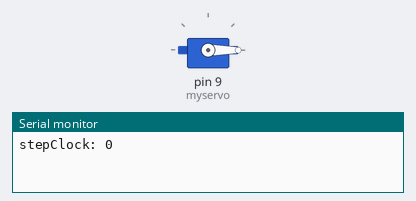
The sketch below on a simulated Arduino Uno, built with avr-gcc and run on an emulated ATmega328P. On the bench: servo, the last lines printed to the serial monitor.

Above: at 0.05 s.
At 9.55 s:
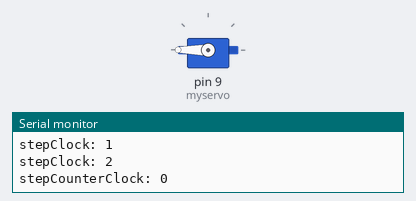
At 19.05 s:
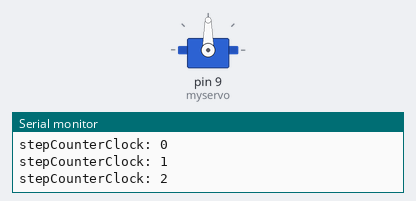
Timing chart, 0 to 24.8 s (numbered marks = the images above):
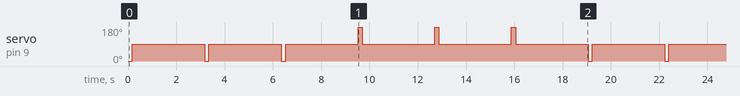

The sketch:

watchdog_continuous_servo.ino
```cpp
#include <Servo.h>

#define TURN_TIME 175

Servo myservo;
int stepClock = -1;
int stepCounterClock = -1;

void setup(){
    myservo.attach(9);
    // Initially the servo must be stopped
    myservo.write(90);
    stepClock = 0;
    Serial.begin(9600);
}

void loop() {

    if(stepClock >= 0 && stepClock < 3)
    {
      Serial.print("stepClock: ");
      Serial.println(stepClock);

      moveClockWise();
      stepClock = stepClock + 1;
      if(stepClock == 3){
        stepCounterClock = 0;
        stepClock = -1;

      }

    }else if(stepCounterClock >= 0 && stepCounterClock < 3)
    {
      Serial.print("stepCounterClock: ");
      Serial.println(stepCounterClock);

      moveCounterClockWise();
      stepCounterClock++;
      if(stepCounterClock == 3)
      {
        stepClock = 0;
        stepCounterClock = -1;
      }

    }

    // Go on turning for the right duration
    delay(TURN_TIME);
    // Stop turning
    myservo.write(90);

    // Wait for 12h
    //delay(12 * 3600 * 1000);
    delay(3000);
}

void moveClockWise(){
  // Start turning clockwise
    myservo.write(0);
}

void moveCounterClockWise(){
  // Start turning clockwise
    myservo.write(180);
}
```

Measured:
- by itself, servo on pin 9 (myservo): repeats every 19.1 s: 2 × (0° 0.18 s, 90° 3.0 s), 3 × (180° 0.18 s, 90° 3.0 s), 0° 0.18 s, 90° 3.0 s
